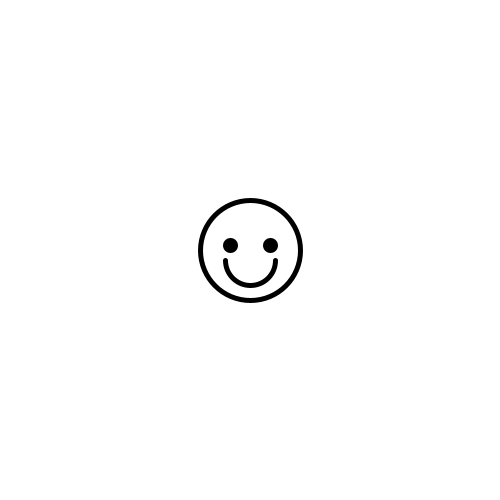
Frame 1 (no input)
Frame 60 (the mouse pressed at the canvas centre just before this capture): identical to frame 1, image omitted
Frame 120 (the mouse held since frame 60 and released just before this capture): identical to frame 1, image omitted

The Processing sketch that drew this single still picture (run headless with seeded random() and noise(); from frame 60 on, the mouse is pressed at the canvas centre):

// Processing sketch: happyface_complete
// ── happyface_complete.pde

int x = 250;
int y = 250;
float r = 100;

void setup(){
 size(500, 500);
}

void draw(){
  
  //x = mouseX;
  //y = mouseY;
  //r++;
  
  background(255);
  fill(255);
  strokeWeight(5);
  ellipse(x, y, r, r);
  arc(x, y + 10, r/2, r/2, 0, PI);
  fill(0);
  ellipse(x - 20, y - 5, r/10, r/10);
  ellipse(x + 20, y - 5, r/10, r/10);
  
}
